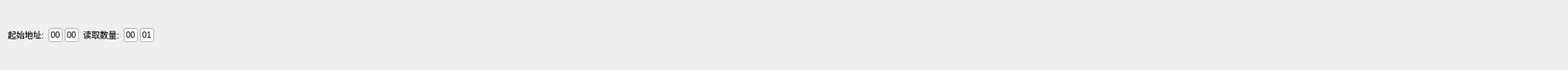
                  <widget class="QWidget" name="readCoil">
                   <layout class="QGridLayout" name="gridLayout_5">
                    <item row="0" column="0">
                     <layout class="QHBoxLayout" name="horizontalLayout_6">
                      <item>
                       <widget class="QLabel" name="fp3Text">
                        <property name="text">
                         <string>起始地址:</string>
                        </property>
                       </widget>
                      </item>
                      <item>
                       <layout class="QHBoxLayout" name="horizontalLayout_2">
                        <property name="spacing">
                         <number>3</number>
                        </property>
                        <item>
                         <widget class="QLineEdit" name="fp3Hi">
                          <property name="minimumSize">
                           <size>
                            <width>20</width>
                            <height>20</height>
                           </size>
                          </property>
                          <property name="maximumSize">
                           <size>
                            <width>20</width>
                            <height>20</height>
                           </size>
                          </property>
                          <property name="text">
                           <string>00</string>
                          </property>
                          <property name="maxLength">
                           <number>2</number>
                          </property>
                         </widget>
                        </item>
                        <item>
                         <widget class="QLineEdit" name="fp3Lo">
                          <property name="minimumSize">
                           <size>
                            <width>20</width>
                            <height>20</height>
                           </size>
                          </property>
                          <property name="maximumSize">
                           <size>
                            <width>20</width>
                            <height>20</height>
                           </size>
                          </property>
                          <property name="text">
                           <string>00</string>
                          </property>
                          <property name="maxLength">
                           <number>2</number>
                          </property>
                         </widget>
                        </item>
                       </layout>
                      </item>
                     </layout>
                    </item>
                    <item row="0" column="1">
                     <layout class="QHBoxLayout" name="horizontalLayout_7">
                      <item>
                       <widget class="QLabel" name="fp4Text">
                        <property name="text">
                         <string>读取数量:</string>
                        </property>
                       </widget>
                      </item>
                      <item>
                       <layout class="QHBoxLayout" name="horizontalLayout_3">
                        <property name="spacing">
                         <number>3</number>
                        </property>
                        <item>
                         <widget class="QLineEdit" name="fp4Hi">
                          <property name="minimumSize">
                           <size>
                            <width>20</width>
                            <height>20</height>
                           </size>
                          </property>
                          <property name="maximumSize">
                           <size>
                            <width>20</width>
                            <height>20</height>
                           </size>
                          </property>
                          <property name="text">
                           <string>00</string>
                          </property>
                          <property name="maxLength">
                           <number>2</number>
                          </property>
                         </widget>
                        </item>
                        <item>
                         <widget class="QLineEdit" name="fp4Lo">
                          <property name="minimumSize">
                           <size>
                            <width>20</width>
                            <height>20</height>
                           </size>
                          </property>
                          <property name="maximumSize">
                           <size>
                            <width>20</width>
                            <height>20</height>
                           </size>
                          </property>
                          <property name="text">
                           <string>01</string>
                          </property>
                          <property name="maxLength">
                           <number>2</number>
                          </property>
                         </widget>
                        </item>
                       </layout>
                      </item>
                     </layout>
                    </item>
                    <item row="0" column="2">
                     <spacer name="horizontalSpacer">
                      <property name="orientation">
                       <enum>Qt::Horizontal</enum>
                      </property>
                      <property name="sizeType">
                       <enum>QSizePolicy::Expanding</enum>
                      </property>
                      <property name="sizeHint" stdset="0">
                       <size>
                        <width>2000</width>
                        <height>20</height>
                       </size>
                      </property>
                     </spacer>
                    </item>
                   </layout>
                  </widget>
